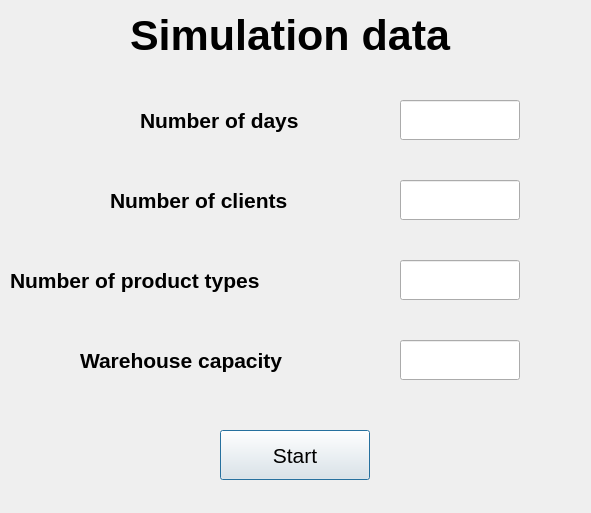
<?xml version="1.0" encoding="UTF-8"?>
<ui version="4.0">
 <class>Value</class>
 <widget class="QDialog" name="Value">
  <property name="geometry">
   <rect>
    <x>0</x>
    <y>0</y>
    <width>591</width>
    <height>513</height>
   </rect>
  </property>
  <property name="windowTitle">
   <string>Dialog</string>
  </property>
  <widget class="QLabel" name="label_5">
   <property name="geometry">
    <rect>
     <x>80</x>
     <y>340</y>
     <width>281</width>
     <height>40</height>
    </rect>
   </property>
   <property name="font">
    <font>
     <pointsize>16</pointsize>
     <weight>75</weight>
     <bold>true</bold>
    </font>
   </property>
   <property name="text">
    <string>Warehouse capacity</string>
   </property>
  </widget>
  <widget class="QLabel" name="label">
   <property name="geometry">
    <rect>
     <x>130</x>
     <y>10</y>
     <width>420</width>
     <height>50</height>
    </rect>
   </property>
   <property name="font">
    <font>
     <pointsize>32</pointsize>
     <weight>75</weight>
     <bold>true</bold>
    </font>
   </property>
   <property name="text">
    <string>Simulation data</string>
   </property>
  </widget>
  <widget class="QLineEdit" name="lineEdit">
   <property name="geometry">
    <rect>
     <x>400</x>
     <y>100</y>
     <width>120</width>
     <height>40</height>
    </rect>
   </property>
  </widget>
  <widget class="QLineEdit" name="lineEdit_4">
   <property name="geometry">
    <rect>
     <x>400</x>
     <y>340</y>
     <width>120</width>
     <height>40</height>
    </rect>
   </property>
  </widget>
  <widget class="QLabel" name="label_3">
   <property name="geometry">
    <rect>
     <x>110</x>
     <y>180</y>
     <width>240</width>
     <height>40</height>
    </rect>
   </property>
   <property name="font">
    <font>
     <pointsize>16</pointsize>
     <weight>75</weight>
     <bold>true</bold>
    </font>
   </property>
   <property name="text">
    <string>Number of clients</string>
   </property>
  </widget>
  <widget class="QLabel" name="label_2">
   <property name="geometry">
    <rect>
     <x>140</x>
     <y>100</y>
     <width>220</width>
     <height>40</height>
    </rect>
   </property>
   <property name="font">
    <font>
     <pointsize>16</pointsize>
     <weight>75</weight>
     <bold>true</bold>
    </font>
   </property>
   <property name="text">
    <string>Number of days</string>
   </property>
  </widget>
  <widget class="QPushButton" name="pushButton">
   <property name="geometry">
    <rect>
     <x>220</x>
     <y>430</y>
     <width>150</width>
     <height>50</height>
    </rect>
   </property>
   <property name="font">
    <font>
     <pointsize>16</pointsize>
    </font>
   </property>
   <property name="text">
    <string>Start</string>
   </property>
  </widget>
  <widget class="QLabel" name="label_4">
   <property name="geometry">
    <rect>
     <x>10</x>
     <y>260</y>
     <width>341</width>
     <height>40</height>
    </rect>
   </property>
   <property name="font">
    <font>
     <pointsize>16</pointsize>
     <weight>75</weight>
     <bold>true</bold>
    </font>
   </property>
   <property name="text">
    <string>Number of product types</string>
   </property>
  </widget>
  <widget class="QLineEdit" name="lineEdit_2">
   <property name="geometry">
    <rect>
     <x>400</x>
     <y>180</y>
     <width>120</width>
     <height>40</height>
    </rect>
   </property>
  </widget>
  <widget class="QLineEdit" name="lineEdit_3">
   <property name="geometry">
    <rect>
     <x>400</x>
     <y>260</y>
     <width>120</width>
     <height>40</height>
    </rect>
   </property>
  </widget>
 </widget>
 <resources/>
 <connections>
  <connection>
   <sender>pushButton</sender>
   <signal>clicked()</signal>
   <receiver>Value</receiver>
   <slot>close()</slot>
   <hints>
    <hint type="sourcelabel">
     <x>298</x>
     <y>443</y>
    </hint>
    <hint type="destinationlabel">
     <x>334</x>
     <y>400</y>
    </hint>
   </hints>
  </connection>
 </connections>
</ui>
